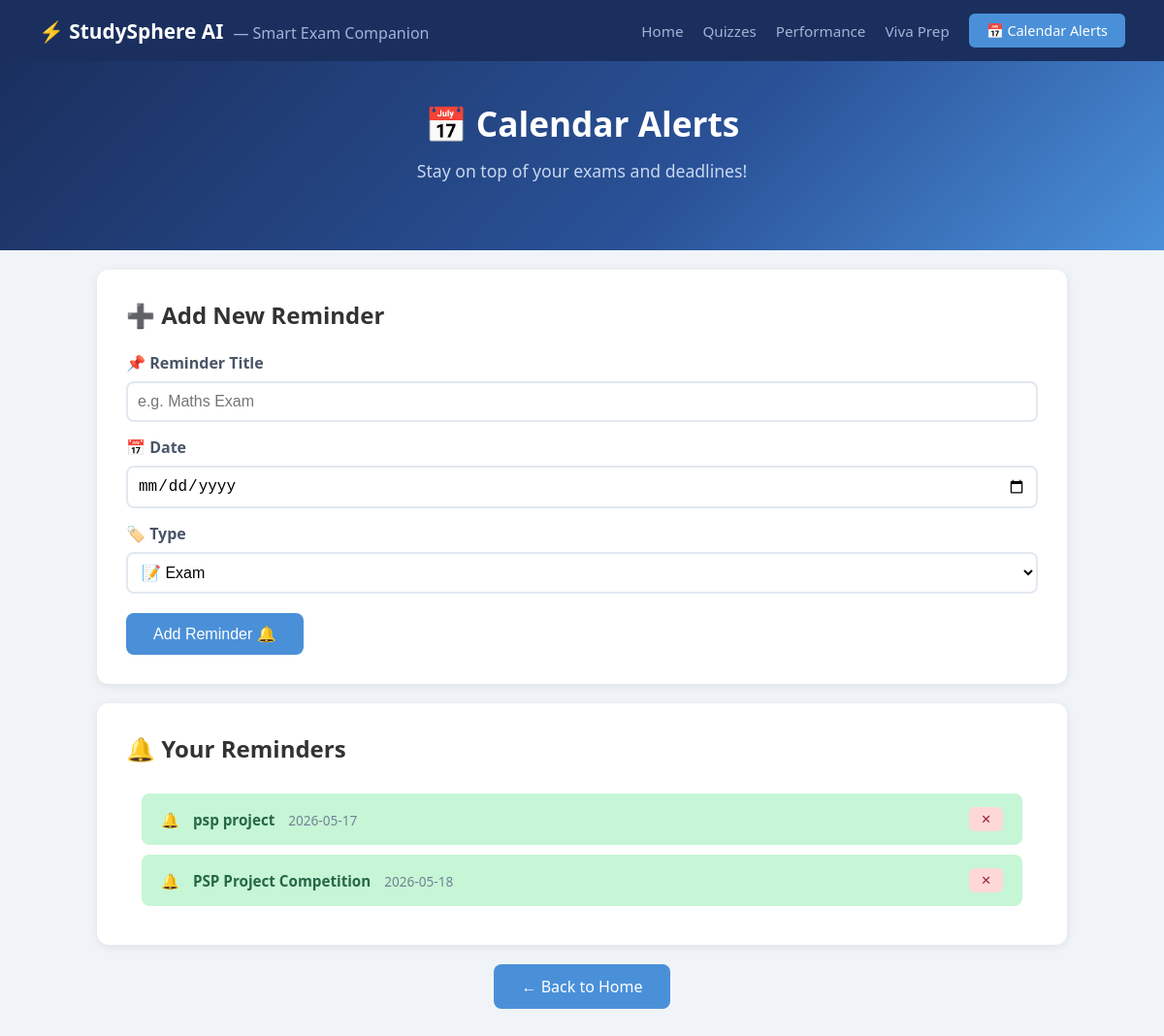
/calendar, run on the app's committed database.
### tables this page shows
CREATE TABLE reminders (
            id            INTEGER PRIMARY KEY AUTOINCREMENT,
            title         TEXT,
            date          TEXT,
            reminder_type TEXT
        );

### app.py (the view)
@app.route('/calendar')
def calendar():
    conn   = sqlite3.connect('quiz.db')
    cursor = conn.cursor()
    cursor.execute('''
        SELECT id, title, date, reminder_type
        FROM reminders
        ORDER BY date ASC
    ''')
    rows = cursor.fetchall()
    conn.close()
    reminders = [{'id': r[0], 'title': r[1],
                  'date': r[2], 'reminder_type': r[3]} for r in rows]
    return render_template('calendar.html', reminders=reminders)

### Templates/calendar.html (shortened to what this page needs)
<!DOCTYPE html>
<html lang="en">
<head>
    <link rel="stylesheet" href="{{ url_for('static', filename='style.css') }}">
</head>
<body>
    <nav class="navbar">
        <div class="nav-left">
            <span class="nav-logo">⚡ StudySphere AI</span>
            <span class="nav-tagline">— Smart Exam Companion</span>
        </div>
        <div class="nav-right">
            <a href="/"          class="nav-link">Home</a>
            <a href="/quizzes"   class="nav-link">Quizzes</a>
            <a href="/dashboard" class="nav-link">Performance</a>
            <a href="/viva"      class="nav-link">Viva Prep</a>
            <a href="/calendar"  class="nav-btn-outline active">📅 Calendar Alerts</a>
        </div>
    </nav>
    <div class="hero" style="padding: 40px 20px;">
        <h1>📅 <strong>Calendar Alerts</strong></h1>
        <p>Stay on top of your exams and deadlines!</p>
    </div>
    <div class="card" style="margin-top:20px;">
        <h2>➕ Add New Reminder</h2>
        <br>
        <form action="/calendar/add" method="POST">
            <label style="font-weight:600; color:#4a5568;">📌 Reminder Title</label>
            <input type="text" name="title" placeholder="e.g. Maths Exam"
                   required style="
                   display:block; width:100%; padding:10px;
                   margin: 8px 0 15px; border:2px solid #e2e8f0;
                   border-radius:8px; font-size:1rem;">
            <label style="font-weight:600; color:#4a5568;">📅 Date</label>
            <input type="date" name="date" required style="
                   display:block; width:100%; padding:10px;
                   margin: 8px 0 15px; border:2px solid #e2e8f0;
                   border-radius:8px; font-size:1rem;">
            <label style="font-weight:600; color:#4a5568;">🏷️ Type</label>
            <select name="reminder_type" style="
                    display:block; width:100%; padding:10px;
                    margin: 8px 0 20px; border:2px solid #e2e8f0;
                    border-radius:8px; font-size:1rem; background:white;">
                <option value="exam">📝 Exam</option>
            </select>
            <button type="submit">Add Reminder 🔔</button>
        </form>
    </div>
    <div class="card">
        <h2>🔔 Your Reminders</h2>
        <br>
        {% if reminders %}
            {% for r in reminders %}
            <div class="reminder-item
                {% if r.reminder_type == 'exam' %}reminder-yellow
                {% elif r.reminder_type == 'assignment' %}reminder-blue
                {% else %}reminder-green{% endif %}"
                style="margin-bottom:10px;">
                <span>
                    {% if r.reminder_type == 'exam' %}📝
                    {% elif r.reminder_type == 'assignment' %}📋
                    {% elif r.reminder_type == 'study' %}📚
                    {% else %}🔔{% endif %}
                </span>
                <div style="flex:1;">
                    <strong>{{ r.title }}</strong>
                    <span style="color:#718096; font-size:0.85rem;
                                 margin-left:10px;">{{ r.date }}</span>
                </div>
                <form action="/calendar/delete/{{ r.id }}" method="POST"
                      style="margin:0;">
                    <button type="submit" style="
                            background:#fed7d7; color:#9b2335;
                            padding:5px 12px; font-size:0.8rem;
                            border-radius:6px;">
                        ✕
                    </button>
                </form>
            </div>
            {% endfor %}
        {% else %}
            <div style="text-align:center; padding:30px; color:#718096;">
                <p style="font-size:3rem;">📭</p>
                <p>No reminders yet. Add one above!</p>
            </div>
        {% endif %}
    </div>
    <div style="text-align:center; margin-bottom:30px;">
        <a href="/" class="btn-link">← Back to Home</a>
    </div>
</body>
</html>

### static/style.css (style rules this page uses)
* { box-sizing: border-box; margin: 0; padding: 0; }
body { font-family: 'Segoe UI', sans-serif; background: #f0f4f8; color: #333; }
.navbar { background: #1a2f5e; padding: 14px 40px; display: flex; justify-content: space-between; align-items: center; flex-wrap: wrap; gap: 10px; }
.nav-logo { color: white; font-size: 1.3rem; font-weight: 700; }
.nav-tagline { color: #a0b4d6; font-size: 1rem; margin-left: 6px; }
.nav-right { display: flex; align-items: center; gap: 20px; flex-wrap: wrap; }
.nav-link { color: #a0b4d6; text-decoration: none; font-size: 0.95rem; transition: color 0.2s; }
.nav-btn-outline { background: #4a90d9; color: white; padding: 8px 18px; border-radius: 6px; text-decoration: none; font-size: 0.9rem; transition: background 0.2s; }
.hero { background: linear-gradient(135deg, #1a2f5e 0%, #2a5298 60%, #4a90d9 100%); color: white; text-align: center; padding: 60px 20px 70px; }
.hero h1 { font-size: 2.2rem; font-weight: 400; margin-bottom: 12px; line-height: 1.4; }
.hero h1 strong { font-weight: 700; }
.hero p { font-size: 1.1rem; color: #c8d8f0; margin-bottom: 30px; }
.reminder-item { display: flex; align-items: center; gap: 14px; padding: 14px 20px; border-radius: 8px; margin: 8px 16px; font-size: 0.95rem; }
.card { background: white; border-radius: 12px; padding: 30px; box-shadow: 0 2px 10px rgba(0,0,0,0.08); margin-bottom: 20px; max-width: 1000px; margin-left: auto; margin-right: auto; }
button { background: #4a90d9; color: white; border: none; padding: 12px 28px; border-radius: 8px; font-size: 1rem; cursor: pointer; transition: background 0.2s; }
.btn-link { display: inline-block; background: #4a90d9; color: white; padding: 12px 28px; border-radius: 8px; text-decoration: none; font-size: 1rem; transition: background 0.2s; }
.reminder-green { background: #c6f6d5; color: #276749; }

### data on the page
reminders: title "psp project", date "2026-05-17"
reminders: title "PSP Project Competition", date "2026-05-18"
